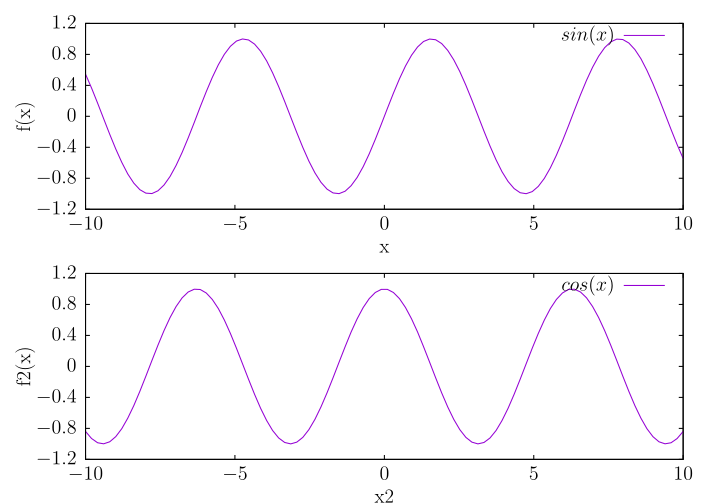

This chart was generated by the following gnuplot code:
reset

set multiplot layout 2,1

set xlabel 'x'
set ylabel 'f(x)'
set ytics 0.4

plot sin(x)

set xlabel 'x2'
set ylabel 'f2(x)'
plot cos(x)

unset multiplot
